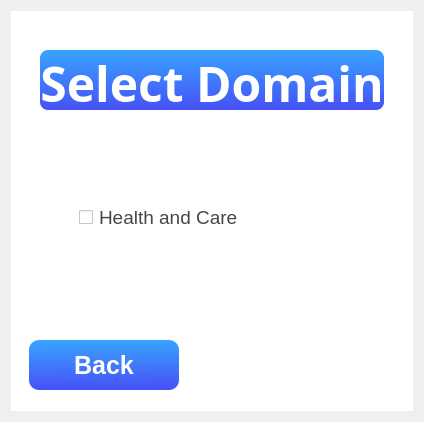
         <widget class="QWidget" name="page_9">
          <layout class="QVBoxLayout" name="verticalLayout_35">
           <item>
            <widget class="QFrame" name="frame_65">
             <property name="minimumSize">
              <size>
               <width>400</width>
               <height>400</height>
              </size>
             </property>
             <property name="styleSheet">
              <string notr="true">background-color: rgb(255, 255, 255);</string>
             </property>
             <property name="frameShape">
              <enum>QFrame::NoFrame</enum>
             </property>
             <property name="frameShadow">
              <enum>QFrame::Raised</enum>
             </property>
             <layout class="QVBoxLayout" name="verticalLayout_18">
              <item>
               <widget class="QFrame" name="frame_63">
                <property name="minimumSize">
                 <size>
                  <width>291</width>
                  <height>120</height>
                 </size>
                </property>
                <property name="maximumSize">
                 <size>
                  <width>123177</width>
                  <height>120</height>
                 </size>
                </property>
                <property name="styleSheet">
                 <string notr="true">border:none;</string>
                </property>
                <property name="frameShape">
                 <enum>QFrame::StyledPanel</enum>
                </property>
                <property name="frameShadow">
                 <enum>QFrame::Raised</enum>
                </property>
                <layout class="QVBoxLayout" name="verticalLayout_12">
                 <property name="spacing">
                  <number>20</number>
                 </property>
                 <property name="leftMargin">
                  <number>20</number>
                 </property>
                 <property name="topMargin">
                  <number>20</number>
                 </property>
                 <property name="rightMargin">
                  <number>20</number>
                 </property>
                 <property name="bottomMargin">
                  <number>20</number>
                 </property>
                 <item>
                  <widget class="QLabel" name="label_25">
                   <property name="minimumSize">
                    <size>
                     <width>0</width>
                     <height>0</height>
                    </size>
                   </property>
                   <property name="maximumSize">
                    <size>
                     <width>1621777</width>
                     <height>60</height>
                    </size>
                   </property>
                   <property name="font">
                    <font>
                     <family>Avenir Next</family>
                     <pointsize>24</pointsize>
                     <weight>75</weight>
                     <bold>true</bold>
                    </font>
                   </property>
                   <property name="styleSheet">
                    <string notr="true">background-color: qlineargradient(spread:pad, x1:0.502463, y1:0, x2:0.527, y2:1, stop:0 rgba(55, 164, 255, 255), stop:1 rgba(71, 80, 246, 255));
border-radius:8px;
color: rgb(255, 255, 255);</string>
                   </property>
                   <property name="text">
                    <string>&lt;html&gt;&lt;head/&gt;&lt;body&gt;&lt;p&gt;&lt;span style=&quot; font-size:36pt;&quot;&gt;Select Domain&lt;/span&gt;&lt;/p&gt;&lt;/body&gt;&lt;/html&gt;</string>
                   </property>
                   <property name="alignment">
                    <set>Qt::AlignCenter</set>
                   </property>
                  </widget>
                 </item>
                </layout>
               </widget>
              </item>
              <item>
               <layout class="QGridLayout" name="gridLayout_3">
                <property name="leftMargin">
                 <number>30</number>
                </property>
                <property name="topMargin">
                 <number>30</number>
                </property>
                <property name="rightMargin">
                 <number>30</number>
                </property>
                <property name="bottomMargin">
                 <number>30</number>
                </property>
                <item row="0" column="0">
                 <widget class="QFrame" name="frame_70">
                  <property name="minimumSize">
                   <size>
                    <width>0</width>
                    <height>0</height>
                   </size>
                  </property>
                  <property name="styleSheet">
                   <string notr="true">padding:10px;
border-radius:10px;
background-color: rgb(255, 255, 255);</string>
                  </property>
                  <property name="frameShape">
                   <enum>QFrame::StyledPanel</enum>
                  </property>
                  <property name="frameShadow">
                   <enum>QFrame::Raised</enum>
                  </property>
                  <layout class="QVBoxLayout" name="verticalLayout_37">
                   <item alignment="Qt::AlignTop">
                    <widget class="QCheckBox" name="checkBox_3">
                     <property name="maximumSize">
                      <size>
                       <width>3533533</width>
                       <height>16777215</height>
                      </size>
                     </property>
                     <property name="font">
                      <font>
                       <pointsize>14</pointsize>
                       <weight>50</weight>
                       <bold>false</bold>
                      </font>
                     </property>
                     <property name="cursor">
                      <cursorShape>PointingHandCursor</cursorShape>
                     </property>
                     <property name="styleSheet">
                      <string notr="true">color: rgb(70, 70, 70);
</string>
                     </property>
                     <property name="text">
                      <string>Health and Care</string>
                     </property>
                    </widget>
                   </item>
                  </layout>
                 </widget>
                </item>
               </layout>
              </item>
              <item>
               <widget class="QFrame" name="frame_66">
                <property name="minimumSize">
                 <size>
                  <width>0</width>
                  <height>60</height>
                 </size>
                </property>
                <property name="maximumSize">
                 <size>
                  <width>16777215</width>
                  <height>74</height>
                 </size>
                </property>
                <property name="styleSheet">
                 <string notr="true">background-color: rgb(255, 255, 255);
border-radius:10px;</string>
                </property>
                <property name="frameShape">
                 <enum>QFrame::StyledPanel</enum>
                </property>
                <property name="frameShadow">
                 <enum>QFrame::Raised</enum>
                </property>
                <layout class="QHBoxLayout" name="horizontalLayout_16">
                 <item alignment="Qt::AlignLeft">
                  <widget class="QPushButton" name="pushButton_11">
                   <property name="minimumSize">
                    <size>
                     <width>150</width>
                     <height>50</height>
                    </size>
                   </property>
                   <property name="maximumSize">
                    <size>
                     <width>150</width>
                     <height>50</height>
                    </size>
                   </property>
                   <property name="font">
                    <font>
                     <pointsize>19</pointsize>
                     <weight>75</weight>
                     <bold>true</bold>
                    </font>
                   </property>
                   <property name="cursor">
                    <cursorShape>PointingHandCursor</cursorShape>
                   </property>
                   <property name="styleSheet">
                    <string notr="true">background-color: qlineargradient(spread:pad, x1:0.502463, y1:0, x2:0.527, y2:1, stop:0 rgba(55, 164, 255, 255), stop:1 rgba(71, 80, 246, 255));
color: rgb(255, 255, 255);</string>
                   </property>
                   <property name="text">
                    <string>Back</string>
                   </property>
                  </widget>
                 </item>
                 <item alignment="Qt::AlignRight">
                  <widget class="QPushButton" name="pushButton_12">
                   <property name="minimumSize">
                    <size>
                     <width>40</width>
                     <height>40</height>
                    </size>
                   </property>
                   <property name="maximumSize">
                    <size>
                     <width>40</width>
                     <height>40</height>
                    </size>
                   </property>
                   <property name="font">
                    <font>
                     <pointsize>34</pointsize>
                     <weight>75</weight>
                     <bold>true</bold>
                    </font>
                   </property>
                   <property name="cursor">
                    <cursorShape>PointingHandCursor</cursorShape>
                   </property>
                   <property name="styleSheet">
                    <string notr="true">
border-radius:20px;

qproperty-icon: url(:/all_icons/icons/7945189.png);
qproperty-iconSize: 40px;

color: rgb(0, 0, 0);</string>
                   </property>
                   <property name="text">
                    <string/>
                   </property>
                  </widget>
                 </item>
                </layout>
               </widget>
              </item>
             </layout>
            </widget>
           </item>
          </layout>
         </widget>
